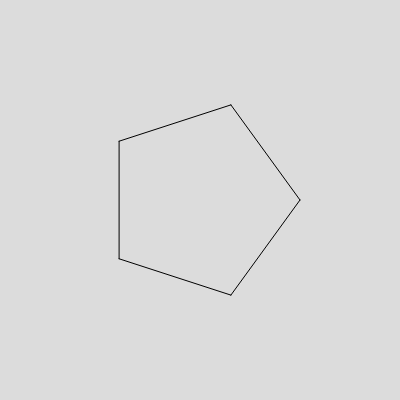
Frame 1 (no input)
Frame 60 (no input): identical to frame 1, image omitted
Frame 120 (the mouse pressed at the canvas centre since frame 60): identical to frame 1, image omitted

The p5.js sketch that drew this single still picture (run headless with seeded random() and noise() and a simulated clock; from frame 60 on, the mouse is pressed at the canvas centre):

// p5.js sketch
// ── sketch.js
//n represents the number of edges of the polygon
var n = 5;
//l represents the length to the centre 
var l = 100;




function setup() {
  createCanvas(400, 400);
  angleMode(DEGREES);
}

function draw() {
  translate(width / 2, height / 2);
  // rotate(360/10)
  background(220);
  pentagon()
}

function pentagon() {
  // push();
  // //tau is the angle in polar coordination
  const tau = 360/n;
  //calculating coordinate of each point in
  //could use tau here 
  const x1 = l * cos(tau),
    y1 = l * sin(tau);
  const x2 = l * cos(tau*2),
    y2 = l * sin(tau*2);
  const x3 = l * cos(tau*3),
    y3 = l * sin(tau*3);
  const x4 = l * cos(tau*4),
    y4 = l * sin(tau*4);
  const x5 = l * cos(tau*5),
    y5 = l * sin(tau*5)
  strokeWeight(1);
  line(x1, y1, x2, y2);
  line(x2, y2, x3, y3);
  line(x3, y3, x4, y4);
  line(x4, y4, x5, y5);
  line(x5, y5, x1, y1);
  // pop();
}
